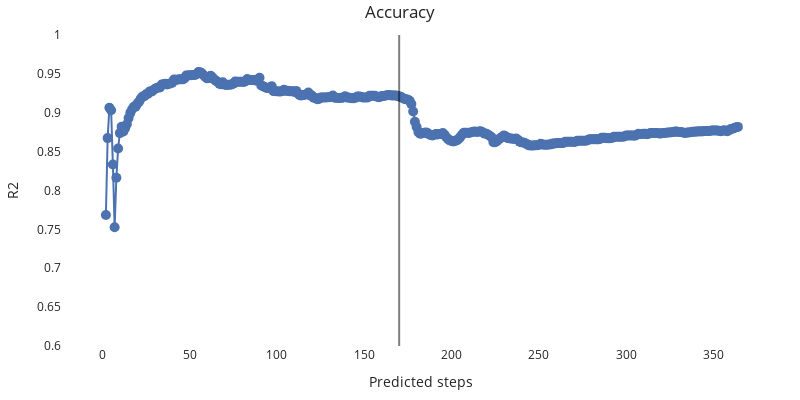

Notebook code for this chart:
### Code cell
# plot the results

fig = go.Figure()
trace1 = go.Scatter(x= list(stepsGrid), y=r_squared_grid, name="R2 on test data", mode="markers+lines",  marker=dict(symbol="circle", size=10) )

fig.add_trace(trace1)

# Add vertical line
fig.add_shape(
    type="line",
    x0=170,
    y0=0,
    x1=170,
    y1=1,
    xref='x',
    yref='paper',
    line=dict(color="black", width=2)
)

fig.update_layout(
    title="Accuracy",
    xaxis_title="Predicted steps",
    yaxis_title="R2",
    width=800,
    height=400,
    margin=dict(l=20, r=20, t=35, b=20),
    legend=dict(
        orientation="h",
        yanchor="top",
        y=1.1,
        xanchor="left",
        x=0.001
    ),
    plot_bgcolor='rgba(0,0,0,0)'
)
fig.update_yaxes(range=[0.6, 1])
fig.show()

### Figure 1 — Plotly figure (JSON) as saved in the notebook; plotly's stock layout.template omitted (floating-point values rounded to 4 significant figures; data arrays with more than 128 entries replaced by an {"elided": "..."} marker saying what was removed)
{"data": [{"marker": {"size": 10, "symbol": "circle"}, "mode": "markers+lines", "name": "R2 on test data", "type": "scatter", "x": {"elided": "364 int values"}, "y": {"elided": "364 float values"}}], "layout": {"height": 400, "legend": {"orientation": "h", "x": 0.001, "xanchor": "left", "y": 1.1, "yanchor": "top"}, "margin": {"b": 20, "l": 20, "r": 20, "t": 35}, "plot_bgcolor": "rgba(0,0,0,0)", "shapes": [{"line": {"color": "black", "width": 2}, "type": "line", "x0": 170, "x1": 170, "xref": "x", "y0": 0, "y1": 1, "yref": "paper"}], "title": {"text": "Accuracy"}, "width": 800, "xaxis": {"title": {"text": "Predicted steps"}}, "yaxis": {"range": [0.6, 1], "title": {"text": "R2"}}}}
